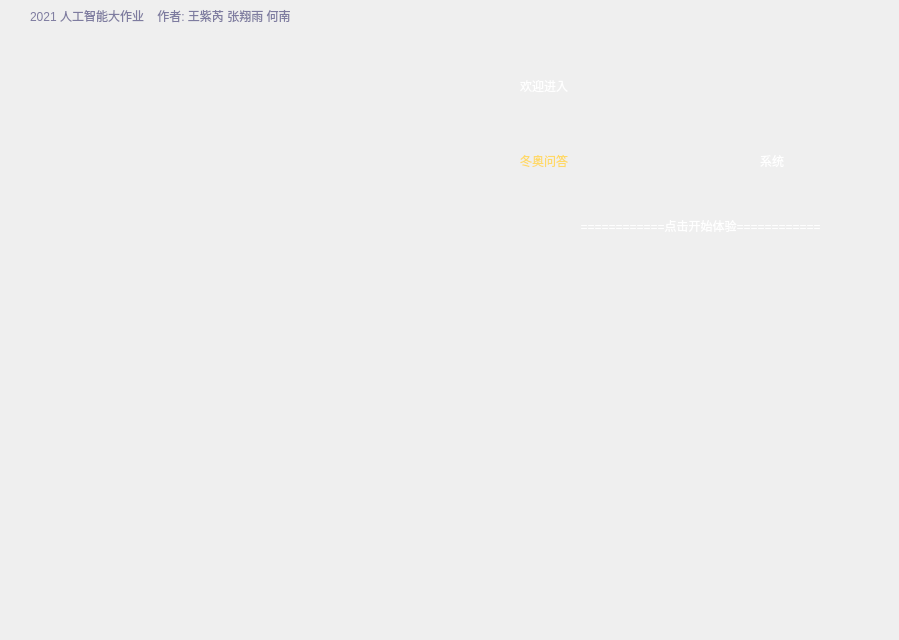
<?xml version="1.0" encoding="UTF-8"?>
<ui version="4.0">
 <class>Form</class>
 <widget class="QWidget" name="Form">
  <property name="geometry">
   <rect>
    <x>0</x>
    <y>0</y>
    <width>899</width>
    <height>640</height>
   </rect>
  </property>
  <property name="windowTitle">
   <string>Form</string>
  </property>
  <widget class="QLabel" name="lbl_bg">
   <property name="geometry">
    <rect>
     <x>0</x>
     <y>0</y>
     <width>901</width>
     <height>641</height>
    </rect>
   </property>
   <property name="minimumSize">
    <size>
     <width>901</width>
     <height>641</height>
    </size>
   </property>
   <property name="maximumSize">
    <size>
     <width>901</width>
     <height>641</height>
    </size>
   </property>
   <property name="styleSheet">
    <string notr="true">QLabel{
	border-radius:10px;
}
</string>
   </property>
   <property name="text">
    <string/>
   </property>
  </widget>
  <widget class="QLabel" name="label_3">
   <property name="geometry">
    <rect>
     <x>30</x>
     <y>0</y>
     <width>521</width>
     <height>31</height>
    </rect>
   </property>
   <property name="styleSheet">
    <string notr="true">color:rgb(126,124,160);
font: 14pt &quot;Avenir Next Condensed&quot;;</string>
   </property>
   <property name="text">
    <string>2021 人工智能大作业    作者: 王紫芮 张翔雨 何南</string>
   </property>
  </widget>
  <widget class="QLabel" name="label_2">
   <property name="geometry">
    <rect>
     <x>520</x>
     <y>60</y>
     <width>231</width>
     <height>51</height>
    </rect>
   </property>
   <property name="styleSheet">
    <string notr="true">QLabel{
	font: 48pt &quot;Hannotate SC&quot;;
	color:white
}</string>
   </property>
   <property name="text">
    <string>欢迎进入</string>
   </property>
  </widget>
  <widget class="QLabel" name="label_4">
   <property name="geometry">
    <rect>
     <x>520</x>
     <y>130</y>
     <width>241</width>
     <height>61</height>
    </rect>
   </property>
   <property name="styleSheet">
    <string notr="true">QLabel{
	font: 60pt &quot;Hannotate SC&quot;;
	color:rgb(255,217,102);
}</string>
   </property>
   <property name="text">
    <string>冬奥问答</string>
   </property>
  </widget>
  <widget class="QLabel" name="label_5">
   <property name="geometry">
    <rect>
     <x>760</x>
     <y>130</y>
     <width>121</width>
     <height>61</height>
    </rect>
   </property>
   <property name="styleSheet">
    <string notr="true">QLabel{
	font: 60pt &quot;Hannotate SC&quot;;
	color:white
}</string>
   </property>
   <property name="text">
    <string>系统</string>
   </property>
  </widget>
  <widget class="QPushButton" name="pushButton">
   <property name="geometry">
    <rect>
     <x>530</x>
     <y>210</y>
     <width>341</width>
     <height>31</height>
    </rect>
   </property>
   <property name="styleSheet">
    <string notr="true">QPushButton{
	font: 16pt &quot;Heiti SC&quot;;
	border-radius:10px;
	color:white
}

QPushButton:hover{
	background-color: rgb(255,217,102);
}


QPushButton:pressed{
	background-color: rgb(46,49,146);
}</string>
   </property>
   <property name="text">
    <string>============点击开始体验============</string>
   </property>
  </widget>
 </widget>
 <resources/>
 <connections>
  <connection>
   <sender>pushButton</sender>
   <signal>clicked()</signal>
   <receiver>Form</receiver>
   <slot>close()</slot>
   <hints>
    <hint type="sourcelabel">
     <x>290</x>
     <y>499</y>
    </hint>
    <hint type="destinationlabel">
     <x>449</x>
     <y>319</y>
    </hint>
   </hints>
  </connection>
 </connections>
</ui>
